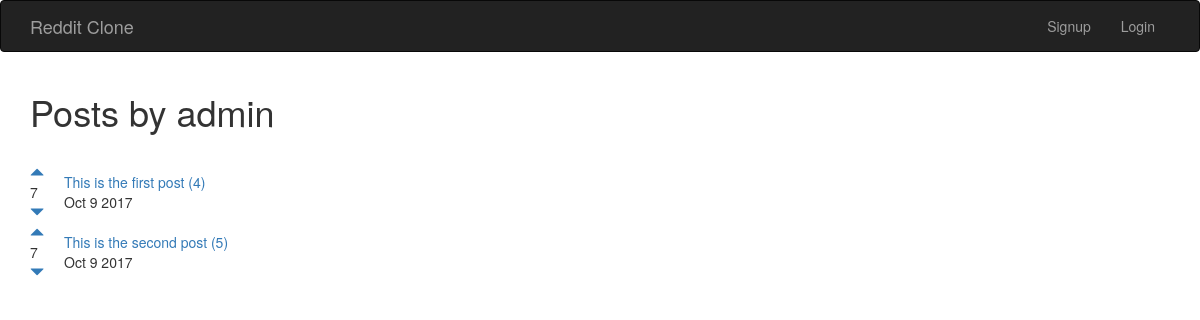
Screenshot of /posts/admin/ with the database file from the repository.
### posts/models.py (models this page shows, shortened)
class Post(models.Model):
    title = models.CharField(max_length=200)
    publishedDate = models.DateTimeField()
    url = models.TextField()
    author = models.ForeignKey(User)
    votesTotal = models.IntegerField(default=1)
    def publishedDatePretty(self):
        return self.publishedDate.strftime("%b %e %Y")

### posts/views.py (the view)
# urls.py: url(r'^(?P<postAuthor>[\w.@+-]+)/$', views.user_posts, name='user_posts'),
def user_posts(request, postAuthor):
    try:
        user = User.objects.get(username=postAuthor)
        posts = Post.objects.filter(author__username=postAuthor)
        return render(request, 'posts/user_posts.html', {"postAuthor": postAuthor, "posts": posts})
    except User.DoesNotExist:
        errorMessage = "Sorry, the user " + postAuthor + " is not in our database!'"
        return render(request, 'posts/user_posts.html', {"postAuthor": postAuthor, "error": errorMessage})

### posts/templates/posts/user_posts.html (shortened to what this page needs)
{% extends 'base.html' %}
{% block content%}
<h1>Posts by {{ postAuthor }}</h1>
<br />
{% for post in posts.all %}
<table>
    <tr>
        <td style="padding-right: 20px;">
            <a href="#" onClick="document.getElementById('upvote{{  post.id }}').submit()">
                <span class="glyphicon glyphicon-triangle-top" aria-hidden="true"></span>
            </a>
            <br/>{{ post.votesTotal }}</br>
            <a href="#" onClick="document.getElementById('downvote{{  post.id }}').submit()">
                <span class="glyphicon glyphicon-triangle-bottom" aria-hidden="true"></span>
            </a>
        </td>
        <td>
            <a href="{{ post.url }}">{{ post.title }}</a><br/>{{ post.publishedDatePretty}}
        </td>
    </tr>
</table>
{% endfor %}
{% endblock %}

### rows the page displays
Post: votesTotal "7", title "This is the first post (4)", publishedDatePretty "Oct 9 2017"
Post: votesTotal "7", title "This is the second post (5)", publishedDatePretty "Oct 9 2017"

### other values shown
{{ postAuthor }} "admin"
